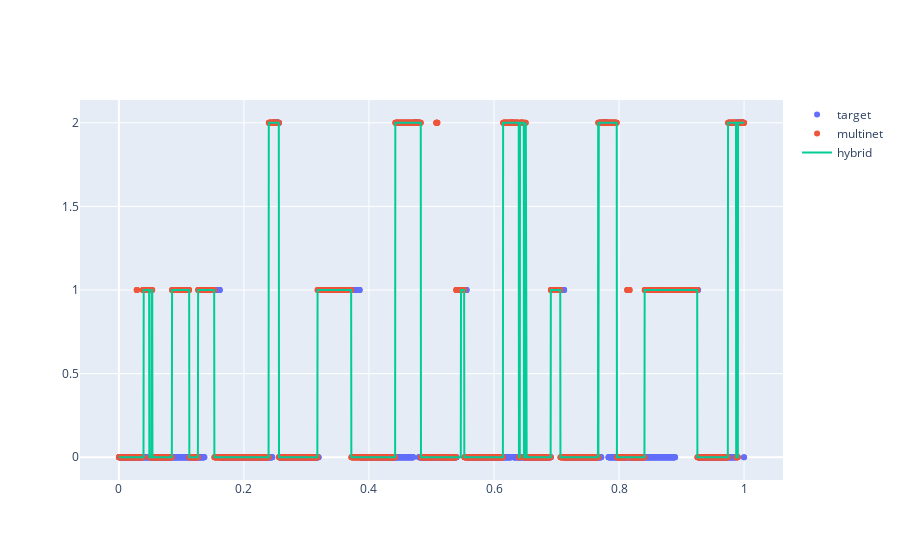

This figure's notebook cell:
### Code cell
x_scale = np.linspace(0, 1, len(test_targets[2000:5000]))

# Create traces
fig = go.Figure()
#fig.add_trace(go.Scatter(x=x_scale, y=baseline[2000:5000], mode='markers+lines', name='baseline'))
fig.add_trace(go.Scatter(x=x_scale, y=test_targets[2000:5000], mode='markers', name='target'))
fig.add_trace(go.Scatter(x=x_scale, y=pred_multinet[2000:5000], mode='markers', name='multinet'))
fig.add_trace(go.Scatter(x=x_scale, y=pred_hybrid[2000:5000], mode='lines', name='hybrid'))



fig.show()

### Figure 1 — Plotly figure (JSON) as saved in the notebook; plotly's stock layout.template omitted (floating-point values rounded to 4 significant figures; data arrays with more than 128 entries replaced by an {"elided": "..."} marker saying what was removed)
{"data": [{"mode": "markers", "name": "target", "type": "scatter", "x": {"elided": "3000 float values"}, "y": {"elided": "3000 int values"}}, {"mode": "markers", "name": "multinet", "type": "scatter", "x": {"elided": "3000 float values"}, "y": {"elided": "3000 int values"}}, {"mode": "lines", "name": "hybrid", "type": "scatter", "x": {"elided": "3000 float values"}, "y": {"elided": "3000 int values"}}], "layout": {}}
